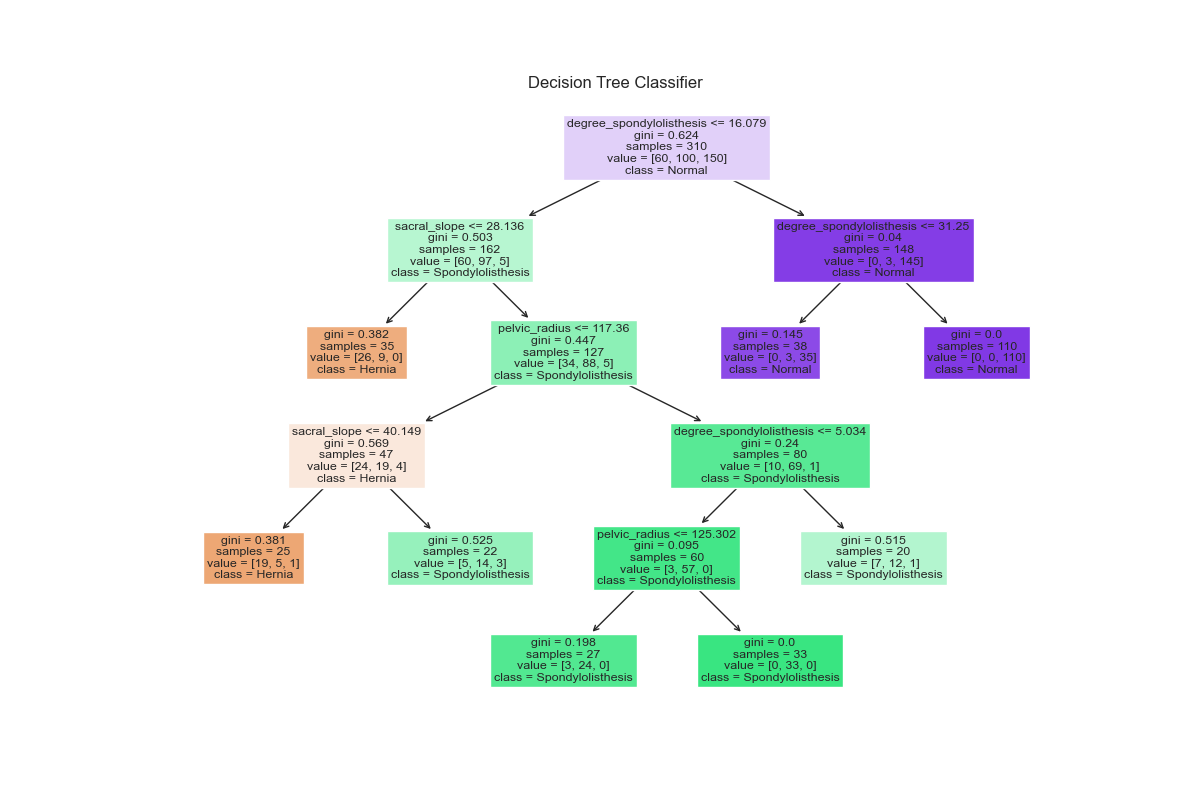

The script that saved this image:
from scipy.io.arff import loadarff
import pandas as pd
import matplotlib.pyplot as plt
from sklearn.model_selection import train_test_split
from sklearn.tree import DecisionTreeClassifier
from sklearn.tree import plot_tree
from sklearn.preprocessing import LabelEncoder

data = loadarff('column_diagnosis.arff')

df = pd.DataFrame(data[0])

le = LabelEncoder()
df['class'] = le.fit_transform(df['class'])

x = df.drop('class', axis=1)
y = df['class']

clf = DecisionTreeClassifier(min_samples_leaf=20, random_state=0)
clf.fit(x, y)

plt.figure(figsize=(12, 8))
plot_tree(clf, filled=True, feature_names=x.columns, class_names=['Hernia', 'Spondylolisthesis', 'Normal'])
plt.title("Decision Tree Classifier")
plt.savefig("Exercicio4.png")
plt.show()